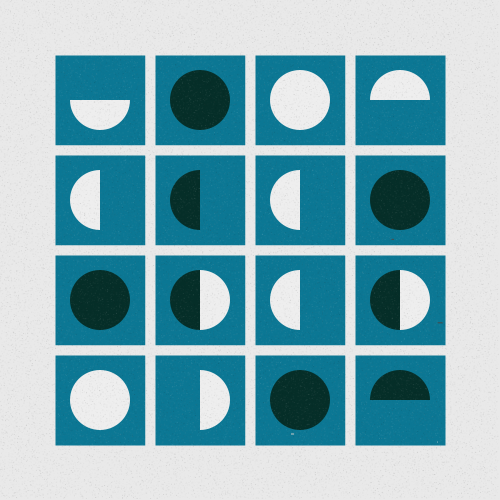
Frame 1 (no input)
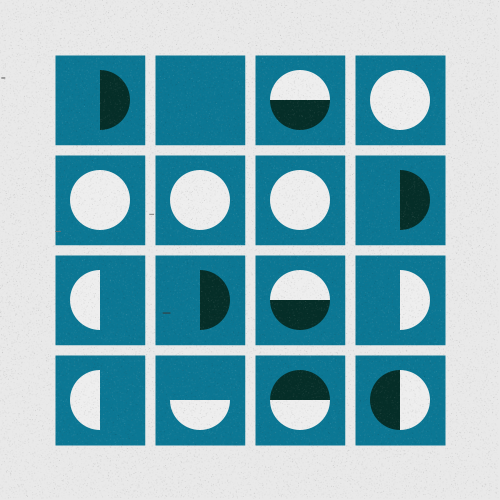
Frame 2 (the mouse pressed at the canvas centre, redrawn once)

The Processing sketch that drew these frames (run headless with seeded random() and noise(); the mouse was pressed at the canvas centre and the sketch redrawn once):

// Processing sketch: moonting
// ── moonting.pde

int squares = 4;
Moon[][] moons = new Moon[squares][squares];

void setup() {
  size(500, 500);
  int margin = 50;
  for (int i = 0; i < squares; i++){
    for (int j = 0; j < squares; j++){
      moons[i][j] = new Moon();
      moons[i][j].size = (width - 2 * margin) / squares;
      moons[i][j].spacing = 10;
      moons[i][j].x = moons[i][j].size * i + margin;
      moons[i][j].y = moons[i][j].size * j + margin;
    }
  }
}

void draw() {
  background(233);
  for (int i = 0; i < squares; i++){
    for (int j = 0; j < squares; j++){
      moons[i][j].display();
    }
  }
  noise();
  noLoop();
}

void keyPressed(){
 redraw(); 
}

void mousePressed(){
 redraw(); 
}

void noise() {
  noStroke();
  strokeWeight(1);
  for (int i = 0; i < width - 1; i += 2) {
    for (int j = 0; j < height - 1; j += 2) {
      fill(random(0, 255), random(0, 30));
      rect(random(i - 2, i), random(j - 2, j), 1, 1);
    }
  }
  for (int i = 0; i < 5; i++) {
    fill(random(0, 255), 255);
    rect(random(0, width), random(0, height), random(8), 1);
  }
}

// ── Moon.pde
class Moon {
  float x;
  float y;
  float size;
  float spacing;
  color[] colors = {color(238), color(5, 46, 40), color(11, 119, 148)};

  void display() {
    strokeWeight(this.spacing);
    stroke(233);
    fill(11, 119, 148);
    rect(this.x, this.y, this.size, this.size);
    noStroke();
    int type = (int)random(2);
    chooseColors(type);
    
  }
  
  void halfVertical(color mode1, color mode2) {
    fill(mode1);
    arc(this.x + size/2, this.y + size/2, (size - this.spacing)/1.5, (size - this.spacing)/1.5, HALF_PI + PI, TWO_PI + HALF_PI);
    fill(mode2);
    arc(this.x + size/2, this.y + size/2, (size - this.spacing)/1.5, (size - this.spacing)/1.5, HALF_PI, HALF_PI + PI);
  }
  void halfHorizontal(color mode1, color mode2) {
    fill(mode1);
    arc(this.x + size/2, this.y + size/2, (size - this.spacing)/1.5, (size - this.spacing)/1.5, 0, PI);
    fill(mode2);
    arc(this.x + size/2, this.y + size/2, (size - this.spacing)/1.5, (size - this.spacing)/1.5, PI, TWO_PI);
  }
  
  void chooseColors(int funct){
    int c1 = (int)random(3);
    int c2 = (int)random(3);
    if(funct == 0){
      halfVertical(colors[c1], colors[c2]);
    } else if (funct == 1){
      halfHorizontal(colors[c1], colors[c2]);
    }
  }
}
